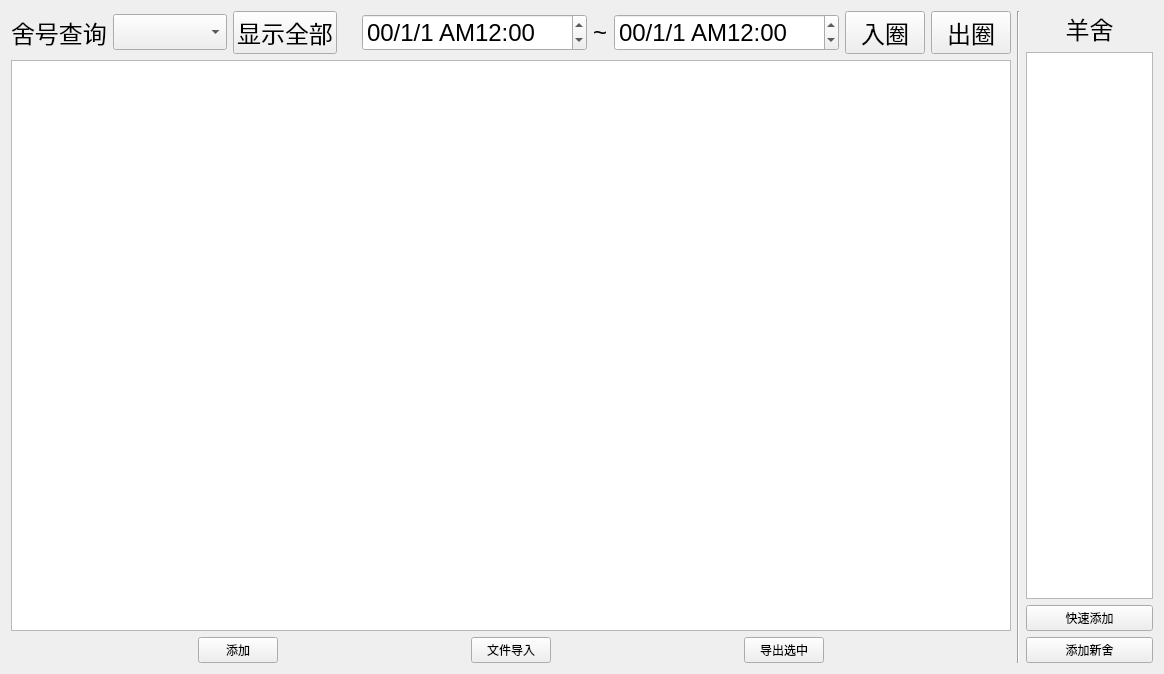
<?xml version="1.0" encoding="UTF-8"?>
<ui version="4.0">
 <class>GoatQueryForm</class>
 <widget class="QWidget" name="GoatQueryForm">
  <property name="geometry">
   <rect>
    <x>0</x>
    <y>0</y>
    <width>1164</width>
    <height>674</height>
   </rect>
  </property>
  <property name="windowTitle">
   <string>Form</string>
  </property>
  <layout class="QVBoxLayout" name="verticalLayout_3">
   <item>
    <layout class="QHBoxLayout" name="horizontalLayout_5">
     <item>
      <layout class="QVBoxLayout" name="verticalLayout">
       <item>
        <layout class="QHBoxLayout" name="horizontalLayout_3">
         <item>
          <layout class="QHBoxLayout" name="horizontalLayout">
           <item>
            <widget class="QLabel" name="label">
             <property name="maximumSize">
              <size>
               <width>100</width>
               <height>16777215</height>
              </size>
             </property>
             <property name="font">
              <font>
               <pointsize>18</pointsize>
              </font>
             </property>
             <property name="text">
              <string>舍号查询</string>
             </property>
            </widget>
           </item>
           <item>
            <widget class="QComboBox" name="comboBox">
             <property name="maximumSize">
              <size>
               <width>200</width>
               <height>16777215</height>
              </size>
             </property>
             <property name="font">
              <font>
               <pointsize>18</pointsize>
              </font>
             </property>
            </widget>
           </item>
           <item>
            <spacer name="horizontalSpacer_2">
             <property name="orientation">
              <enum>Qt::Horizontal</enum>
             </property>
             <property name="sizeHint" stdset="0">
              <size>
               <width>40</width>
               <height>20</height>
              </size>
             </property>
            </spacer>
           </item>
           <item>
            <widget class="QPushButton" name="pushButton_2">
             <property name="font">
              <font>
               <pointsize>18</pointsize>
              </font>
             </property>
             <property name="text">
              <string>显示全部</string>
             </property>
            </widget>
           </item>
          </layout>
         </item>
         <item>
          <spacer name="horizontalSpacer">
           <property name="orientation">
            <enum>Qt::Horizontal</enum>
           </property>
           <property name="sizeHint" stdset="0">
            <size>
             <width>108</width>
             <height>20</height>
            </size>
           </property>
          </spacer>
         </item>
         <item>
          <layout class="QHBoxLayout" name="horizontalLayout_2">
           <item>
            <widget class="QDateTimeEdit" name="dateTimeEdit">
             <property name="maximumSize">
              <size>
               <width>300</width>
               <height>16777215</height>
              </size>
             </property>
             <property name="font">
              <font>
               <pointsize>18</pointsize>
              </font>
             </property>
             <property name="displayFormat">
              <string>yy/M/d APh:mm</string>
             </property>
            </widget>
           </item>
           <item>
            <widget class="QLabel" name="label_2">
             <property name="font">
              <font>
               <pointsize>18</pointsize>
              </font>
             </property>
             <property name="text">
              <string>~</string>
             </property>
            </widget>
           </item>
           <item>
            <widget class="QDateTimeEdit" name="dateTimeEdit_2">
             <property name="maximumSize">
              <size>
               <width>300</width>
               <height>16777215</height>
              </size>
             </property>
             <property name="font">
              <font>
               <pointsize>18</pointsize>
              </font>
             </property>
             <property name="displayFormat">
              <string>yy/M/d APh:mm</string>
             </property>
            </widget>
           </item>
           <item>
            <widget class="QPushButton" name="pushButton_3">
             <property name="font">
              <font>
               <pointsize>18</pointsize>
              </font>
             </property>
             <property name="text">
              <string>入圈</string>
             </property>
            </widget>
           </item>
           <item>
            <widget class="QPushButton" name="pushButton">
             <property name="maximumSize">
              <size>
               <width>200</width>
               <height>16777215</height>
              </size>
             </property>
             <property name="font">
              <font>
               <pointsize>18</pointsize>
              </font>
             </property>
             <property name="text">
              <string>出圈</string>
             </property>
            </widget>
           </item>
          </layout>
         </item>
        </layout>
       </item>
       <item>
        <widget class="QTableView" name="tableView">
         <property name="contextMenuPolicy">
          <enum>Qt::CustomContextMenu</enum>
         </property>
         <property name="inputMethodHints">
          <set>Qt::ImhNone</set>
         </property>
         <property name="sortingEnabled">
          <bool>true</bool>
         </property>
         <attribute name="horizontalHeaderVisible">
          <bool>true</bool>
         </attribute>
         <attribute name="horizontalHeaderCascadingSectionResizes">
          <bool>true</bool>
         </attribute>
         <attribute name="horizontalHeaderDefaultSectionSize">
          <number>150</number>
         </attribute>
         <attribute name="horizontalHeaderShowSortIndicator" stdset="0">
          <bool>true</bool>
         </attribute>
         <attribute name="horizontalHeaderStretchLastSection">
          <bool>true</bool>
         </attribute>
         <attribute name="verticalHeaderVisible">
          <bool>false</bool>
         </attribute>
        </widget>
       </item>
       <item>
        <layout class="QHBoxLayout" name="horizontalLayout_4">
         <item>
          <spacer name="horizontalSpacer_3">
           <property name="orientation">
            <enum>Qt::Horizontal</enum>
           </property>
           <property name="sizeHint" stdset="0">
            <size>
             <width>40</width>
             <height>20</height>
            </size>
           </property>
          </spacer>
         </item>
         <item>
          <widget class="QPushButton" name="addGoatButton">
           <property name="text">
            <string>添加</string>
           </property>
          </widget>
         </item>
         <item>
          <spacer name="horizontalSpacer_4">
           <property name="orientation">
            <enum>Qt::Horizontal</enum>
           </property>
           <property name="sizeHint" stdset="0">
            <size>
             <width>40</width>
             <height>20</height>
            </size>
           </property>
          </spacer>
         </item>
         <item>
          <widget class="QPushButton" name="addFromFileButton">
           <property name="text">
            <string>文件导入</string>
           </property>
          </widget>
         </item>
         <item>
          <spacer name="horizontalSpacer_5">
           <property name="orientation">
            <enum>Qt::Horizontal</enum>
           </property>
           <property name="sizeHint" stdset="0">
            <size>
             <width>40</width>
             <height>20</height>
            </size>
           </property>
          </spacer>
         </item>
         <item>
          <widget class="QPushButton" name="exportButton">
           <property name="text">
            <string>导出选中</string>
           </property>
          </widget>
         </item>
         <item>
          <spacer name="horizontalSpacer_7">
           <property name="orientation">
            <enum>Qt::Horizontal</enum>
           </property>
           <property name="sizeHint" stdset="0">
            <size>
             <width>40</width>
             <height>20</height>
            </size>
           </property>
          </spacer>
         </item>
        </layout>
       </item>
      </layout>
     </item>
     <item>
      <widget class="Line" name="line">
       <property name="orientation">
        <enum>Qt::Vertical</enum>
       </property>
      </widget>
     </item>
     <item>
      <layout class="QVBoxLayout" name="verticalLayout_2">
       <item>
        <widget class="QLabel" name="label_3">
         <property name="font">
          <font>
           <pointsize>18</pointsize>
          </font>
         </property>
         <property name="text">
          <string>羊舍</string>
         </property>
         <property name="alignment">
          <set>Qt::AlignCenter</set>
         </property>
         <property name="margin">
          <number>5</number>
         </property>
        </widget>
       </item>
       <item>
        <widget class="QTableView" name="houseIdTableView">
         <property name="contextMenuPolicy">
          <enum>Qt::CustomContextMenu</enum>
         </property>
         <attribute name="horizontalHeaderVisible">
          <bool>true</bool>
         </attribute>
         <attribute name="horizontalHeaderCascadingSectionResizes">
          <bool>true</bool>
         </attribute>
         <attribute name="verticalHeaderVisible">
          <bool>false</bool>
         </attribute>
        </widget>
       </item>
       <item>
        <widget class="QPushButton" name="pushButton_4">
         <property name="text">
          <string>快速添加</string>
         </property>
        </widget>
       </item>
       <item>
        <widget class="QPushButton" name="addNewHosueButton">
         <property name="text">
          <string>添加新舍</string>
         </property>
        </widget>
       </item>
      </layout>
     </item>
    </layout>
   </item>
  </layout>
 </widget>
 <resources/>
 <connections/>
</ui>
